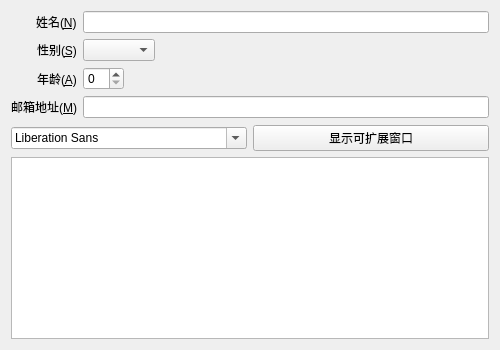
<?xml version="1.0" encoding="UTF-8"?>
<ui version="4.0">
 <class>MyWidget</class>
 <widget class="QWidget" name="MyWidget">
  <property name="geometry">
   <rect>
    <x>0</x>
    <y>0</y>
    <width>500</width>
    <height>350</height>
   </rect>
  </property>
  <property name="sizePolicy">
   <sizepolicy hsizetype="Preferred" vsizetype="Preferred">
    <horstretch>0</horstretch>
    <verstretch>0</verstretch>
   </sizepolicy>
  </property>
  <property name="minimumSize">
   <size>
    <width>200</width>
    <height>150</height>
   </size>
  </property>
  <property name="maximumSize">
   <size>
    <width>500</width>
    <height>350</height>
   </size>
  </property>
  <property name="windowTitle">
   <string>MyWidget</string>
  </property>
  <layout class="QVBoxLayout" name="verticalLayout">
   <property name="sizeConstraint">
    <enum>QLayout::SetDefaultConstraint</enum>
   </property>
   <item>
    <layout class="QFormLayout" name="formLayout">
     <property name="fieldGrowthPolicy">
      <enum>QFormLayout::ExpandingFieldsGrow</enum>
     </property>
     <property name="rowWrapPolicy">
      <enum>QFormLayout::WrapLongRows</enum>
     </property>
     <property name="labelAlignment">
      <set>Qt::AlignRight|Qt::AlignTrailing|Qt::AlignVCenter</set>
     </property>
     <item row="0" column="0">
      <widget class="QLabel" name="nLabel">
       <property name="text">
        <string>姓名(&amp;N)</string>
       </property>
       <property name="buddy">
        <cstring>nLineEdit</cstring>
       </property>
      </widget>
     </item>
     <item row="0" column="1">
      <widget class="QLineEdit" name="nLineEdit"/>
     </item>
     <item row="1" column="0">
      <widget class="QLabel" name="sLabel">
       <property name="text">
        <string>性别(&amp;S)</string>
       </property>
       <property name="buddy">
        <cstring>sComboBox</cstring>
       </property>
      </widget>
     </item>
     <item row="1" column="1">
      <widget class="QComboBox" name="sComboBox"/>
     </item>
     <item row="2" column="0">
      <widget class="QLabel" name="aLabel">
       <property name="text">
        <string>年龄(&amp;A)</string>
       </property>
       <property name="buddy">
        <cstring>aSpinBox</cstring>
       </property>
      </widget>
     </item>
     <item row="2" column="1">
      <widget class="QSpinBox" name="aSpinBox"/>
     </item>
     <item row="3" column="0">
      <widget class="QLabel" name="mLabel">
       <property name="text">
        <string>邮箱地址(&amp;M)</string>
       </property>
       <property name="alignment">
        <set>Qt::AlignRight|Qt::AlignTrailing|Qt::AlignVCenter</set>
       </property>
       <property name="buddy">
        <cstring>mLineEdit</cstring>
       </property>
      </widget>
     </item>
     <item row="3" column="1">
      <widget class="QLineEdit" name="mLineEdit"/>
     </item>
    </layout>
   </item>
   <item>
    <spacer name="verticalSpacer">
     <property name="orientation">
      <enum>Qt::Vertical</enum>
     </property>
     <property name="sizeType">
      <enum>QSizePolicy::Expanding</enum>
     </property>
     <property name="sizeHint" stdset="0">
      <size>
       <width>20</width>
       <height>12</height>
      </size>
     </property>
    </spacer>
   </item>
   <item>
    <layout class="QHBoxLayout" name="horizontalLayout" stretch="0,0">
     <item>
      <widget class="QFontComboBox" name="fontComboBox"/>
     </item>
     <item>
      <widget class="QPushButton" name="pushButton">
       <property name="text">
        <string>显示可扩展窗口</string>
       </property>
       <property name="checkable">
        <bool>true</bool>
       </property>
       <property name="checked">
        <bool>false</bool>
       </property>
      </widget>
     </item>
    </layout>
   </item>
   <item>
    <widget class="QTextEdit" name="textEdit"/>
   </item>
  </layout>
 </widget>
 <layoutdefault spacing="6" margin="11"/>
 <resources/>
 <connections/>
</ui>
